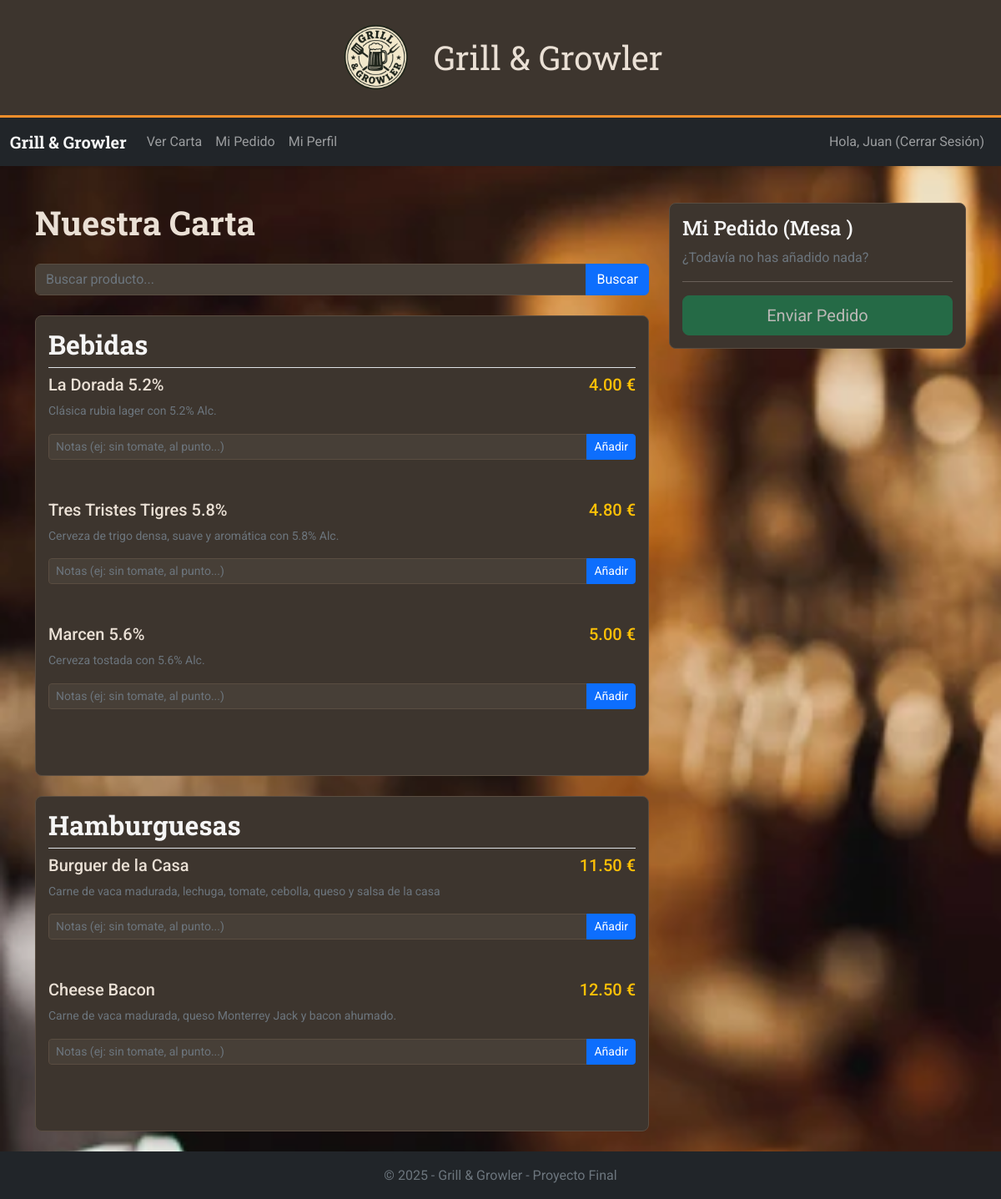
The app's page /Bootstrap/cliente/carta.php (signed in), older data.
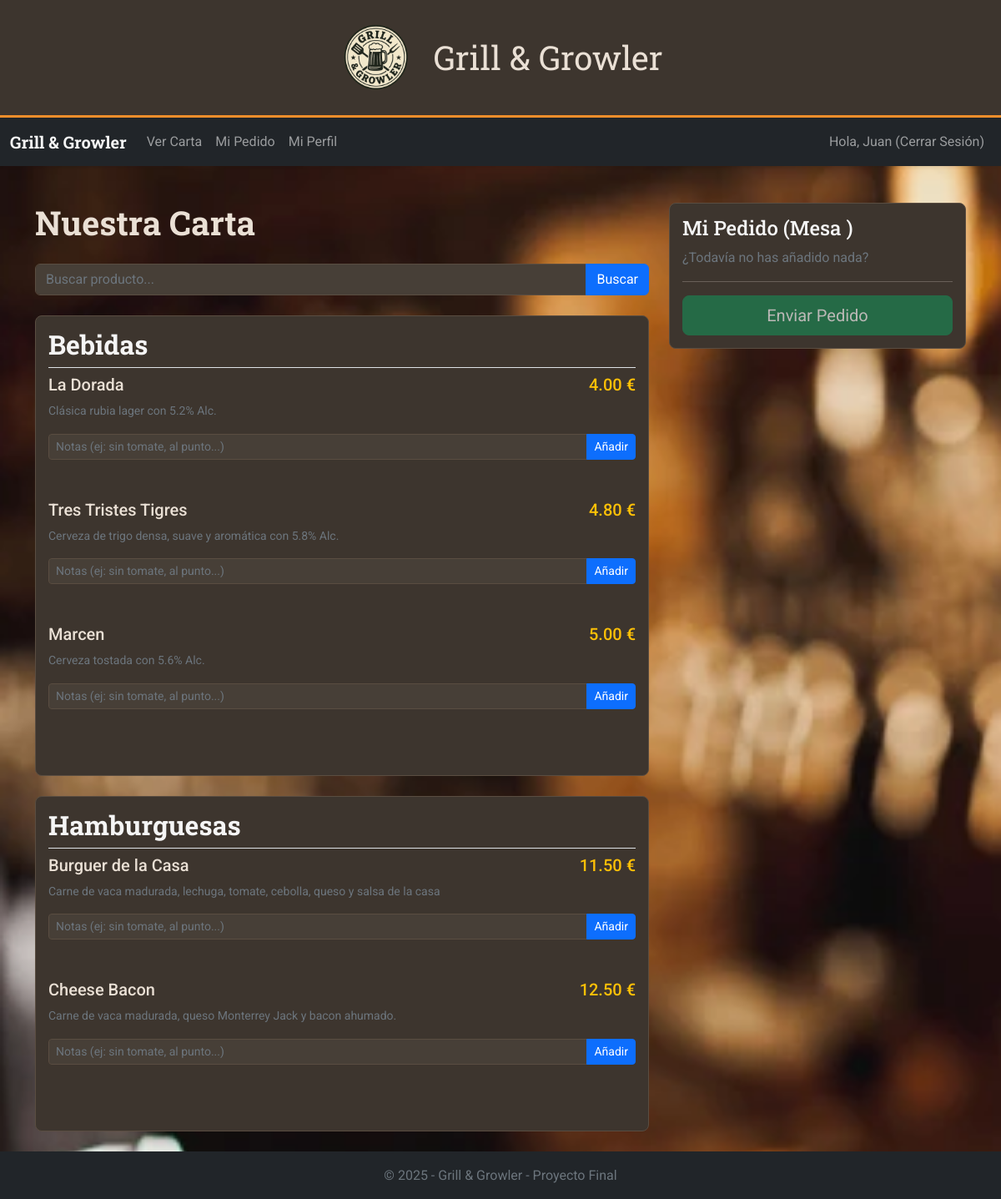
The same page, newer data.
### tables this page shows
CREATE TABLE `productos` (
  `idprod` int(11) NOT NULL,
  `nombre` varchar(50) NOT NULL,
  `descripcion` varchar(100) NOT NULL,
  `precio` float NOT NULL,
  `stock` int(11) NOT NULL,
  `estado` tinyint(1) NOT NULL,
  `categoria` int(11) NOT NULL,
  `estado_cat` tinyint(1) NOT NULL COMMENT '0 - activa\r\n1 - bloqueada'
);

### Bootstrap/cliente/carta.php (the view, shortened to what the changed rows need)
<!DOCTYPE html>
<html lang="es">
<head>
    <link rel="stylesheet" href="../css/bootstrap.min.css">
    <link rel="stylesheet" href="../css/style.css">
</head>
<body class="d-flex flex-column min-vh-100">
    <main class="container mt-4 flex-grow-1">
        <div class="row">
            <div class="col-lg-8">
                <h1 class="titulo">Nuestra Carta</h1>
                <?php
                include("../includes/conexion.php");
                if (isset($_GET['buscar']) && $_GET['buscar'] !== "") {
                    $nom = $_GET['buscar'];
                    $consulta_productos = "SELECT * FROM productos WHERE stock>0 AND estado=0 AND nombre LIKE '%$nom%'";
                    $result_productos = mysqli_query($conn, $consulta_productos);
                    echo '<div class="caja mb-4">';
                    echo '<div class="row mb-3 align-items-center">';
                    while ($row = mysqli_fetch_array($result_productos)) {
                        echo '
                                <div class="col-12 mb-0">
                                    <div class="d-flex justify-content-between">
                                        <h4 class="h5 mb-0">' . $row['nombre'] . '</h4>
                                        <span class="h5 text-warning">' . number_format($row['precio'], 2) . ' €</span>
                                    </div>
                                    <p class="text-muted small">' . $row['descripcion'] . '</p>
                                    <form action="pedido_añadir.php" method="POST">
                                        <input type="hidden" name="precio" value="' . $row['precio'] . '">
                                        <input type="hidden" name="idprod" value="' . $row['idprod'] . '">
                                        <input type="hidden" name="nombre" value="' . $row['nombre'] . '">
                                        <div class="input-group mb-5">
                                            <input type="text" name="notas" class="form-control form-control-sm" placeholder="Notas (ej: sin tomate, al punto...)">
                                            <button type="submit" class="btn btn-primary btn-sm">Añadir</button>
                                        </div>
                                    </form>
                                </div>';
                    }
                    echo '</div>';
                    echo '</div>';
                } else {
                    $consulta_categorias = "SELECT * FROM categoria WHERE estado='0'";
                    $result_categorias = mysqli_query($conn, $consulta_categorias);
                    while ($categoria = mysqli_fetch_array($result_categorias)) {
                        echo '<div class="caja mb-4">';
                        echo '<h2 class="border-bottom pb-2">' . $categoria['nombre'] . '</h2>';
                        $id_categoria_actual = $categoria['idc'];
                        $consulta_productos = "SELECT * FROM productos WHERE stock>0 AND estado=0 AND estado_cat=0 AND categoria = $id_categoria_actual";
                        $result_productos = mysqli_query($conn, $consulta_productos);
                        echo '<div class="row mb-3 align-items-center">';
                        while ($row = mysqli_fetch_array($result_productos)) {
                            echo '
                                    <div class="col-12">
                                        <div class="d-flex justify-content-between">
                                            <h4 class="h5 mb-0">' . $row['nombre'] . '</h4>
                                            <span class="h5 text-warning">' . number_format($row['precio'], 2) . ' €</span>
                                        </div>
                                        <p class="text-muted small">' . $row['descripcion'] . '</p>
                                        <form action="pedido_añadir.php" method="POST">
                                            <input type="hidden" name="precio" value="' . $row['precio'] . '">
                                            <input type="hidden" name="idprod" value="' . $row['idprod'] . '">
                                            <input type="hidden" name="nombre" value="' . $row['nombre'] . '">
                                            <div class="input-group mb-5">
                                                <input type="text" name="notas" class="form-control form-control-sm" placeholder="Notas (ej: sin tomate, al punto...)">
                                                <button type="submit" class="btn btn-primary btn-sm">Añadir</button>
                                            </div>
                                        </form>
                                    </div>';
                        }
                        echo '</div>';
                        echo '</div>';
                    }
                }
                ?>
            </div>
            <div class="col-lg-4">
                <div class="caja sticky-top" style="top: 80px;">
                    <h2 class="h4">Mi Pedido (Mesa <?php echo $_SESSION['mesa_id']; ?>)</h2>
                </div>
            </div>
        </div>
    </main>
</body>
</html>

Row changes from the older to the newer data that the page shows:
changed productos "Clásica rubia lager con 5.2% Alc.": nombre "La Dorada 5.2%" → "La Dorada"
changed productos "Cerveza de trigo densa, suave y aromática con 5.8% Alc.": nombre "Tres Tristes Tigres 5.8%" → "Tres Tristes Tigres"
changed productos "Cerveza tostada con 5.6% Alc.": nombre "Marcen 5.6%" → "Marcen"
